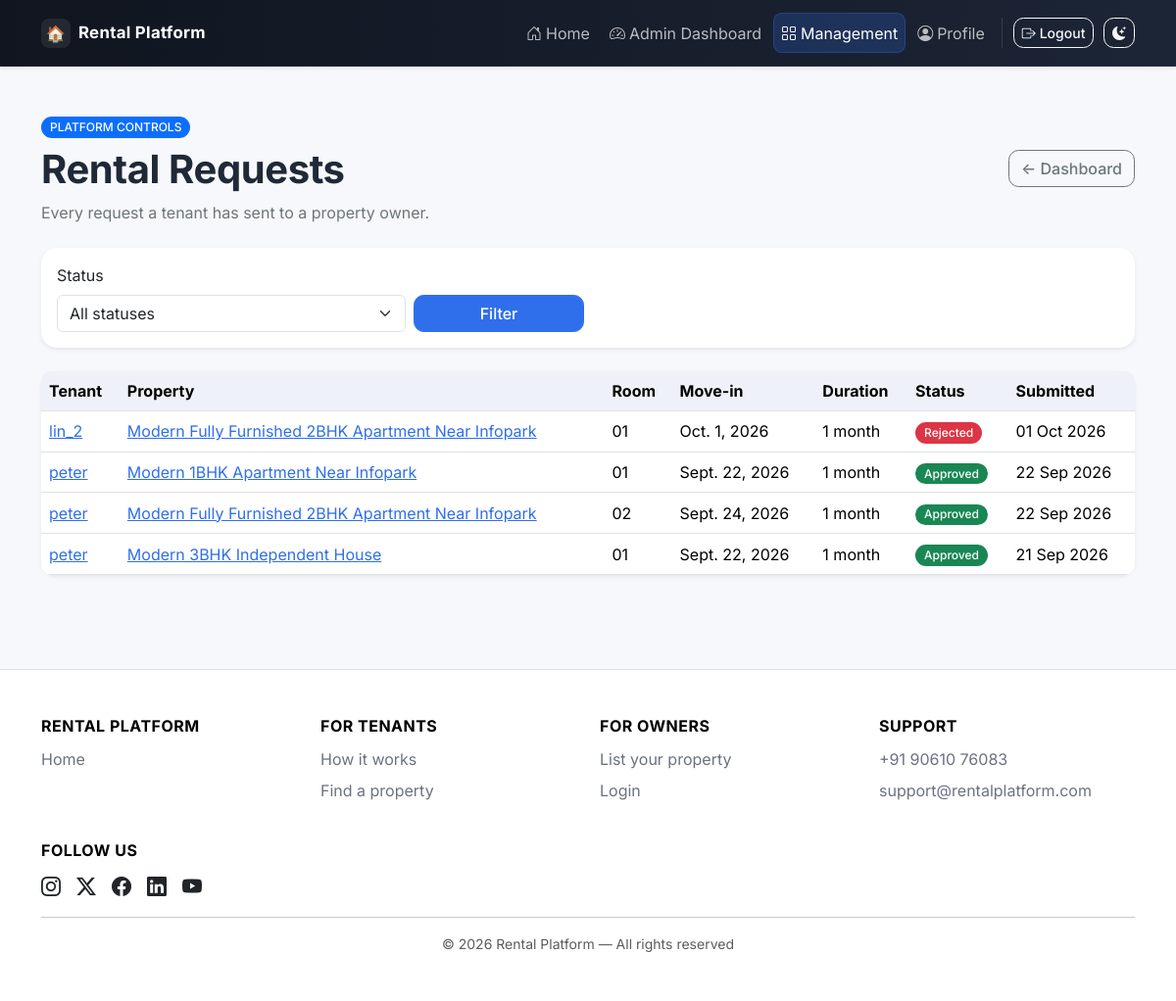
Page /admin-dashboard/rental-requests/ (signed in) on the committed database.
### bookings/models.py (models this page shows, shortened)
class RentalRequest(models.Model):
    class Status(models.TextChoices):
        PENDING = "PENDING", "Pending"
        APPROVED = "APPROVED", "Approved"
        REJECTED = "REJECTED", "Rejected"
        CANCELLED = "CANCELLED", "Cancelled"
    tenant = models.ForeignKey(settings.AUTH_USER_MODEL, on_delete=models.CASCADE, related_name="rental_requests")
    property = models.ForeignKey(Property, on_delete=models.CASCADE, related_name="rental_requests")
    room = models.ForeignKey(Room, on_delete=models.SET_NULL, null=True, blank=True, related_name="rental_requests")
    move_in_date = models.DateField()
    duration_months = models.PositiveSmallIntegerField(
        "Rental duration (months)",
        default=MIN_RENTAL_MONTHS,
        validators=[MinValueValidator(MIN_RENTAL_MONTHS), MaxValueValidator(MAX_RENTAL_MONTHS)],
    )
    message = models.TextField(blank=True)
    status = models.CharField(max_length=12, choices=Status.choices, default=Status.PENDING, db_index=True)
    owner_note = models.TextField(blank=True)
    created_at = models.DateTimeField(auto_now_add=True)
    updated_at = models.DateTimeField(auto_now=True)
    class Meta:
        ordering = ["-created_at"]
    def duration_display(self):
        return format_duration(self.duration_months)

### accounts/models.py (models this page shows, shortened)
class User(AbstractUser):
    class Role(models.TextChoices):
        ADMIN = "ADMIN", "Admin"
        OWNER = "OWNER", "Property Owner"
        TENANT = "TENANT", "Tenant"
        TECHNICIAN = "TECHNICIAN", "Technician"
    email = models.EmailField(unique=True)
    phone = models.CharField(max_length=15, blank=True)
    profile_image = models.ImageField(upload_to="profiles/", blank=True, null=True)
    role = models.CharField(max_length=10, choices=Role.choices, default=Role.TENANT)

### properties/models.py (models this page shows, shortened)
class Property(models.Model):
    class PropertyType(models.TextChoices):
        APARTMENT = "APARTMENT", "Apartment"
        HOUSE = "HOUSE", "House"
        VILLA = "VILLA", "Villa"
        STUDIO = "STUDIO", "Studio"
        PG = "PG", "PG / Shared Accommodation"
        OFFICE = "OFFICE", "Office"
        OTHER = "OTHER", "Other"
    owner = models.ForeignKey(
        settings.AUTH_USER_MODEL,
        on_delete=models.CASCADE,
        related_name="properties",
    )
    title = models.CharField(max_length=200)
    description = models.TextField()
    property_type = models.CharField(max_length=20, choices=PropertyType.choices)
    location = models.CharField(max_length=150, db_index=True)
    address = models.TextField()
    latitude = models.DecimalField(
        max_digits=9,
        decimal_places=6,
        null=True,
        blank=True,
        validators=[MinValueValidator(-90), MaxValueValidator(90)],
    )
    longitude = models.DecimalField(
        max_digits=9,
        decimal_places=6,
        null=True,
        blank=True,
        validators=[MinValueValidator(-180), MaxValueValidator(180)],
    )
    number_of_rooms = models.PositiveIntegerField(default=1)
    rent = models.DecimalField(max_digits=12, decimal_places=2, validators=[MinValueValidator(0)])
    available = models.BooleanField(default=True, db_index=True)
    amenities = models.ManyToManyField(Amenity, blank=True, related_name="properties")
    created_at = models.DateTimeField(auto_now_add=True)
    updated_at = models.DateTimeField(auto_now=True)
    class Meta:
        ordering = ["-created_at"]

class Room(models.Model):
    class RoomType(models.TextChoices):
        SINGLE = "SINGLE", "Single"
        DOUBLE = "DOUBLE", "Double"
        SHARED = "SHARED", "Shared"
        MASTER = "MASTER", "Master"
        OTHER = "OTHER", "Other"
    property = models.ForeignKey(Property, on_delete=models.CASCADE, related_name="rooms")
    room_number = models.CharField(max_length=50)
    room_type = models.CharField(max_length=20, choices=RoomType.choices, default=RoomType.SINGLE)
    rent = models.DecimalField(max_digits=12, decimal_places=2, validators=[MinValueValidator(0)])
    available = models.BooleanField(default=True)
    description = models.TextField(blank=True)
    class Meta:
        ordering = ["room_number"]
        constraints = [
            models.UniqueConstraint(fields=["property", "room_number"], name="unique_room_number_per_property")
        ]

### core/views.py (the view)
# urls.py: path("admin-dashboard/rental-requests/", views.admin_rental_requests, name="admin_rental_requests"),
@login_required
def admin_rental_requests(request):
    if not _admin_only(request):
        messages.error(request, "Admin access is required.")
        return redirect("accounts:dashboard")
    requests_qs = RentalRequest.objects.select_related("tenant", "property", "room")
    status = request.GET.get("status", "").strip()
    if status in dict(RentalRequest.Status.choices):
        requests_qs = requests_qs.filter(status=status)
    return render(request, "core/admin_rental_requests.html", {
        "requests": requests_qs,
        "statuses": RentalRequest.Status.choices,
        "selected_status": status,
    })

### bookings/utils.py (called while the page is built)
def format_duration(months):
    if not months:
        return ""
    years, rem = divmod(months, 12)
    parts = []
    if years:
        parts.append(f"{years} year{'s' if years != 1 else ''}")
    if rem:
        parts.append(f"{rem} month{'s' if rem != 1 else ''}")
    return " ".join(parts)

### core/views.py (called while the page is built)
def _admin_only(request):
    return request.user.is_authenticated and (request.user.is_superuser or request.user.role == User.Role.ADMIN)

### templates/core/admin_rental_requests.html (shortened to what this page needs)
{% extends "base.html" %}
{% block content %}
<div class="container py-5">
  <div class="d-flex flex-wrap justify-content-between align-items-center gap-3 mb-4">
    <div>
      <span class="badge text-bg-primary">PLATFORM CONTROLS</span>
      <h1 class="fw-bold mt-2">Rental Requests</h1>
      <p class="text-secondary mb-0">Every request a tenant has sent to a property owner.</p>
    </div>
    <a class="btn btn-outline-secondary" href="{% url 'core:admin_dashboard' %}">&larr; Dashboard</a>
  </div>
  <form class="card border-0 shadow-sm p-3 mb-4" method="get">
    <div class="row g-2 align-items-end">
      <div class="col-md-4">
        <label class="form-label">Status</label>
        <select name="status" class="form-select">
          <option value="">All statuses</option>
        </select>
      </div>
      <div class="col-md-2"><button class="btn btn-primary w-100">Filter</button></div>
    </div>
  </form>
  <div class="card border-0 shadow-sm">
    <div class="table-responsive">
      <table class="table align-middle mb-0">
        <thead>
          <tr><th>Tenant</th><th>Property</th><th>Room</th><th>Move-in</th><th>Duration</th><th>Status</th><th>Submitted</th></tr>
        </thead>
        <tbody>
          {% for item in requests %}
          <tr>
            <td><a href="{% url 'core:admin_user_detail' item.tenant.pk %}">{{ item.tenant.username }}</a></td>
            <td><a href="{% url 'core:admin_property_detail' item.property.pk %}">{{ item.property.title }}</a></td>
            <td>{% if item.room %}{{ item.room.room_number }}{% else %}Entire property{% endif %}</td>
            <td>{{ item.move_in_date }}</td>
            <td>{{ item.duration_display }}</td>
            <td><span class="badge {% if item.status == 'APPROVED' %}text-bg-success{% elif item.status == 'REJECTED' %}text-bg-danger{% elif item.status == 'CANCELLED' %}text-bg-secondary{% else %}text-bg-warning{% endif %}">{{ item.get_status_display }}</span></td>
            <td>{{ item.created_at|date:"d M Y" }}</td>
          </tr>
          {% empty %}
          <tr><td colspan="7" class="text-center text-secondary py-5">No rental requests found.</td></tr>
          {% endfor %}
        </tbody>
      </table>
    </div>
  </div>
</div>
{% endblock %}

### static/css/style.css (style rules this page uses)
:root { --brand-primary: #2f6feb; --brand-primary-dark: #244fb0; --brand-accent: #10b981; --brand-warning: #f59e0b; --brand-danger: #ef4444; --brand-bg: #f6f8fb; --brand-card-border: #e7ebf1; --brand-text: #1f2937; --brand-text-muted: #6b7280; --brand-surface: #ffffff; --brand-surface-alt: #eef2f8; --brand-hero-start: #eaf1ff; --brand-hero-middle: #f5faff; --brand-hero-end: #ffffff; --radius-lg: 1rem; --radius-md: 0.65rem; --shadow-soft: 0 4px 16px rgba(17, 24, 39, 0.06); --shadow-hover: 0 10px 24px rgba(17, 24, 39, 0.12); }
body { min-height: 100vh; background-color: var(--brand-bg); color: var(--brand-text); font-family: "Inter", -apple-system, BlinkMacSystemFont, "Segoe UI", Roboto, sans-serif; }
h1, h2, h3, h4, h5, h6 { font-family: "Inter", -apple-system, BlinkMacSystemFont, "Segoe UI", Roboto, sans-serif; letter-spacing: -0.01em; }
.btn { border-radius: var(--radius-md); font-weight: 500; transition: transform 0.12s ease, box-shadow 0.12s ease, background-color 0.12s ease, border-color 0.12s ease; }
.btn-primary { background-color: var(--brand-primary); border-color: var(--brand-primary); }
.btn-outline-secondary, .btn-outline-danger, .btn-outline-light { font-weight: 500; }
.card { border-radius: var(--radius-lg); border: 1px solid var(--brand-card-border); box-shadow: var(--shadow-soft); transition: box-shadow 0.15s ease, transform 0.15s ease; }
form input, form select, form textarea { width: 100%; padding: 10px 12px; border: 1px solid var(--bs-border-color); border-radius: var(--radius-md); background-color: var(--bs-body-bg); color: var(--bs-body-color); }
.table { border-radius: var(--radius-md); overflow: hidden; }
.table td { vertical-align: middle; }
.table thead { --bs-table-bg: var(--brand-surface-alt); }
.badge { border-radius: 999px; font-weight: 500; padding: 0.4em 0.75em; }
main a:not(.btn):not(.nav-link):not(.navbar-brand):not(.dashboard-card) { color: var(--brand-primary); }

### rows in the picture
RentalRequest: tenant.username "lin_2", property "Modern Fully Furnished 2BHK Apartment Near Infopark", room.room_number "01", move_in_date "Oct. 1, 2026", duration_display "1 month", status "Rejected", created_at "01 Oct 2026"
RentalRequest: tenant.username "peter", property "Modern 1BHK Apartment Near Infopark", room.room_number "01", move_in_date "Sept. 22, 2026", duration_display "1 month", status "Approved", created_at "22 Sep 2026"
RentalRequest: tenant.username "peter", property "Modern Fully Furnished 2BHK Apartment Near Infopark", room.room_number "02", move_in_date "Sept. 24, 2026", duration_display "1 month", status "Approved", created_at "22 Sep 2026"
RentalRequest: tenant.username "peter", property "Modern 3BHK Independent House", room.room_number "01", move_in_date "Sept. 22, 2026", duration_display "1 month", status "Approved", created_at "21 Sep 2026"
